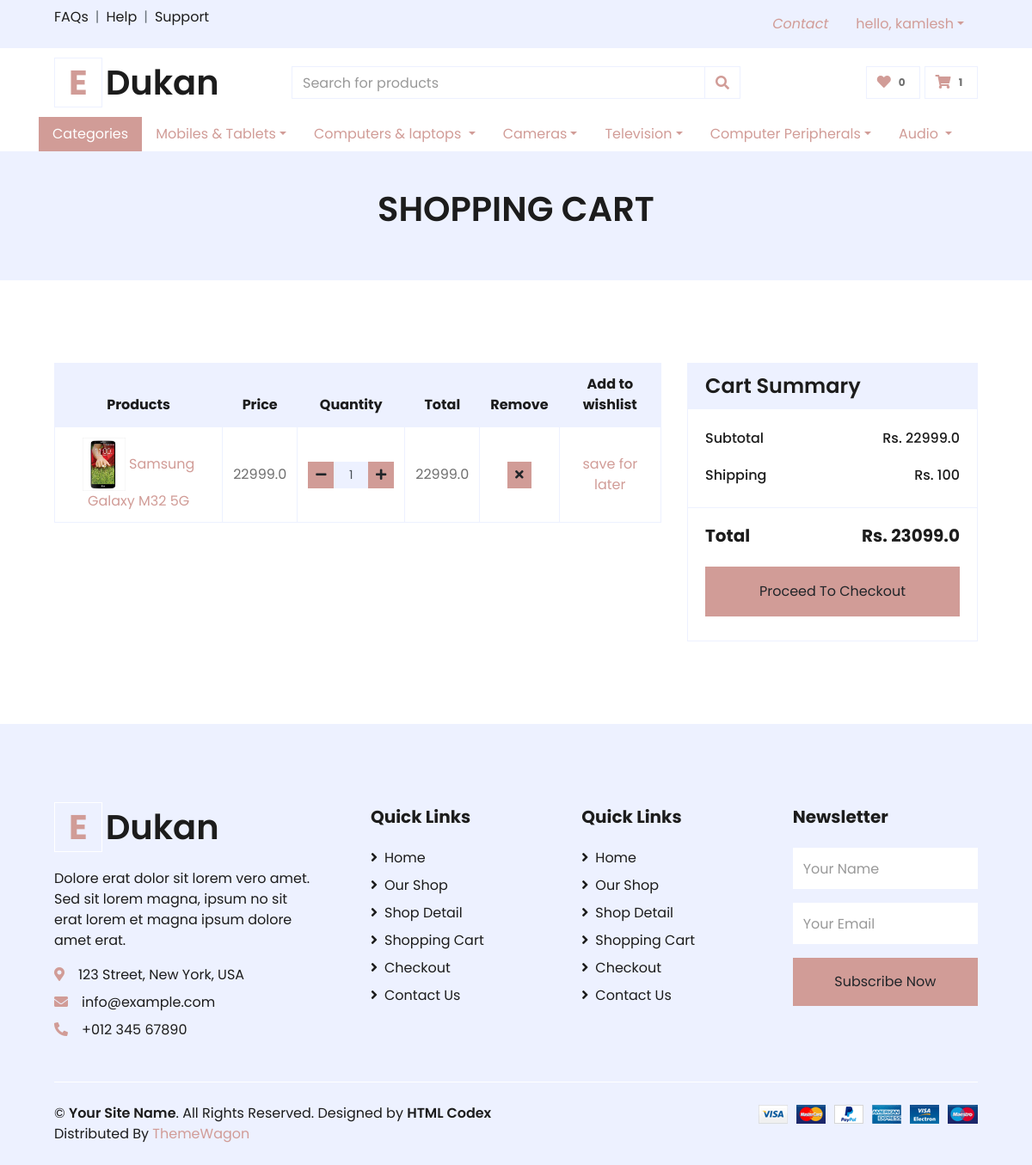
The app's page /cart/ (signed in) with its own data.
### cart/models.py (models this page shows, shortened)
class Cart(models.Model):
    product=models.ForeignKey(Product, on_delete=models.CASCADE)
    customer=models.ForeignKey(User, on_delete=models.CASCADE)
    qty=models.IntegerField(default=0)
    def get_total(self):
        return self.qty* self.product.price

### products/models.py (models this page shows, shortened)
class Product(models.Model):
    seller=models.ForeignKey(Seller, on_delete=models.CASCADE)
    category=models.ForeignKey(Sub_category, on_delete=models.CASCADE)
    product_name=models.CharField(max_length=100)
    image=models.ImageField(upload_to="Item_image/")
    price=models.FloatField()
    discount=models.FloatField()
    actual_price=models.FloatField()
    brand=models.CharField( max_length=100)
    model_name=models.CharField( max_length=100)
    qty=models.IntegerField(default=0)
    desc=models.TextField()
    review_count=models.IntegerField(default=0)
    rating_count=models.FloatField(default=0)

### cart/views.py (the view)
# urls.py: path('', views.cart , name="cart"  ),
def cart(request):
    if  request.user.is_authenticated:
        user=request.user.id
        items=Cart.objects.filter(customer_id=user)
        subtotal=float()
        for i in range(len(items)):
            subtotal+=items[i].product.price*items[i].qty
        context={
        'cart_item':len(Cart.objects.filter(customer_id=request.user.id)),
        'wishlist_item':len(Wishlist.objects.filter(customer_id=request.user.id)),
        'cart_items':Cart.objects.filter(customer_id=request.user.id),
        'subtotal':subtotal,
        'total':subtotal+100
        }
        return render(request, "cart.html",context)
    else:
        return redirect("/customer/login")

### templates/cart.html (shortened to what this page needs)
{% extends 'base.html' %}
{% load static %}
{% block body%}
    <div class="container-fluid bg-secondary mb-5">
        <div class="d-flex flex-column align-items-center justify-content-center" style="min-height: 150px">
            <h1 class="font-weight-semi-bold text-uppercase mb-3">Shopping Cart</h1>
        </div>
    </div>
{% if cart_items%}
    <div class="container-fluid pt-5">
        <div class="row px-xl-5">
            <div class="col-lg-8 table-responsive mb-5">
                <table class="table table-bordered text-center mb-0">
                    <thead class="bg-secondary text-dark">
                        <tr>
                            <th>Products</th>
                            <th>Price</th>
                            <th>Quantity</th>
                            <th>Total</th>
                            <th>Remove</th>
                            <th>Add to wishlist</th>
                        </tr>
                    </thead>
                    <tbody class="align-middle">
                        {% for item in cart_items%}
                        <tr>
                            <td class="align-middle"><img src="/media/Item_image/{{item.product.image}}" alt="" style="width: 50px;">
                                <a href="{% url "products:item_detail" item.product.id %}">{{item.product.product_name}}</a></td>
                            <td  class="align-middle">{{item.product.price}}</td>
                            <td class="align-middle">
                                <div class="input-group quantity mx-auto" style="width: 100px;">
                                    <div class="input-group-btn"><a href={% url "cart:remove_one_cart" item.product.id %}>
                                        <button class="btn btn-sm btn-primary btn-minus" >
                                        <i class="fa fa-minus"></i>
                                        </button> </a>
                                    </div>
                                    <p  class="form-control form-control-sm bg-secondary text-center">{{item.qty}}</p>
                                    <div class="input-group-btn"> <a href={% url "cart:add_one_cart" item.product.id %}>
                                        <button class="btn btn-sm btn-primary btn-plus">
                                             <i class="fa fa-plus"></i>
                                        </button></a>
                                    </div>
                                </div>
                            </td>
                            <td class="align-middle">{{item.get_total}}</td>
                            <td class="align-middle">
                                <a href={% url "cart:delect_from_cart" item.product.id %}>
                                <button class="btn btn-sm btn-primary"><i class="fa fa-times"></i></button>
                            </td>
                            <td class="align-middle">
                                <a href={% url "cart:cart_to_wishlist" item.product.id %}>
                                save for later
                            </td>
                        </tr>
                        {% endfor%}
                    </tbody>
                </table>
            </div>
            <div class="col-lg-4">
                <div class="card border-secondary mb-5">
                    <div class="card-header bg-secondary border-0">
                        <h4 class="font-weight-semi-bold m-0">Cart Summary</h4>
                    </div>
                    <div class="card-body">
                        <div class="d-flex justify-content-between mb-3 pt-1">
                            <h6 class="font-weight-medium">Subtotal</h6>
                            <h6 class="font-weight-medium">Rs. {{subtotal}}</h6>
                        </div>
                        <div class="d-flex justify-content-between">
                            <h6 class="font-weight-medium">Shipping</h6>
                            {% if subtotal %}
                            <h6 class="font-weight-medium">Rs. 100</h6>
                            {% endif%}
                        </div>
                    </div>
                    <div class="card-footer border-secondary bg-transparent">
                        <div class="d-flex justify-content-between mt-2">
                            <h5 class="font-weight-bold">Total</h5>
                            <h5 class="font-weight-bold">Rs. {{total}}</h5>
                        </div>
                       <a href="/checkout"> <button class="btn btn-block btn-primary my-3 py-3">Proceed To Checkout</button>
                       </a>
                    </div>
                </div>
            </div>
        </div>
    </div>
{% else%}
<h2> Empty Cart</h2>
{% endif%}
    {% endblock%}

### templates/base.html (shortened to what this page needs)
{% load static %}
<!DOCTYPE html>
<html lang="en">
<head>
    <link href="https://cdnjs.cloudflare.com/ajax/libs/font-awesome/5.10.0/css/all.min.css" rel="stylesheet">
    <link href="{%static 'lib/owlcarousel/assets/owl.carousel.min.css'%}" rel="stylesheet">
    <link href="{%static 'css/style.css'%}" rel="stylesheet">
</head>
<body>
    <div class="container-fluid">
        <div class="row bg-secondary py-2 px-xl-5">
            <div class="col-lg-6 d-none d-lg-block">
                <div class="d-inline-flex align-items-center">
                    <a class="text-dark" href="">FAQs</a>
                    <span class="text-muted px-2">|</span>
                    <a class="text-dark" href="">Help</a>
                    <span class="text-muted px-2">|</span>
                    <a class="text-dark" href="">Support</a>
                </div>
            </div>
            <div class="col-lg-6 text-center text-lg-right">
                <div class="d-inline-flex align-items-center">
                    <i><a href={% url "core:contact" %} class="nav-item nav-link">Contact</a></i>
                    <div class="nav-item dropdown">
                        {% if request.user.is_authenticated %}
                        <a class="nav-link dropdown-toggle" data-toggle="dropdown">hello, {{request.user.first_name}}</a>
                        {% else%}
                        <a class="nav-link dropdown-toggle" data-toggle="dropdown">Account & List</a>
                        {% endif%}
                    </div>
                </div>
            </div>
        </div>
        <div class="row align-items-center py-3 px-xl-5">
            <div class="col-lg-3 d-none d-lg-block">
                <a href={% url "core:index" %} class="text-decoration-none">
                    <h1 class="m-0 display-5 font-weight-semi-bold"><span class="text-primary font-weight-bold border px-3 mr-1">E</span>Dukan</h1>
                </a>
            </div>
            <div class="col-lg-6 col-6 text-left">
                <form action="">
                    <div class="input-group">
                        <input type="text" class="form-control" placeholder="Search for products">
                        <div class="input-group-append">
                            <span class="input-group-text bg-transparent text-primary">
                                <i class="fa fa-search"></i>
                            </span>
                        </div>
                    </div>
                </form>
            </div>
            <div class="col-lg-3 col-6 text-right">
                <a href="/cart/wishlist" class="btn border">
                    <i class="fas fa-heart text-primary"></i>
                    <span class="badge">{{wishlist_item}}</span>
                </a>
                <a href={% url "cart:cart" %} class="btn border">
                    <i class="fas fa-shopping-cart text-primary"></i>
                    <span class="badge">{{cart_item}}</span>
                </a>
            </div>
        </div>
    </div>
    <div class="container">
    <ul class="nav nav-pills">
        <li class="nav-item">
          <a class="nav-link active" aria-current="page">Categories</a>
        </li>
        <div class="nav-item dropdown">
            <a class="nav-link dropdown-toggle" data-toggle="dropdown">Mobiles & Tablets</a>
        </div>
        <div class="nav-item dropdown">
            <a class="nav-link dropdown-toggle" data-toggle="dropdown">Computers & laptops </a>
        </div>
        <div class="nav-item dropdown">
            <a class="nav-link dropdown-toggle" data-toggle="dropdown">Cameras</a>
        </div>
        <div class="nav-item dropdown">
            <a class="nav-link dropdown-toggle" data-toggle="dropdown">Television</a>
        </div>
        <div class="nav-item dropdown">
            <a class="nav-link dropdown-toggle" data-toggle="dropdown">Computer Peripherals</a>
        </div>
        <div class="nav-item dropdown">
            <a class="nav-link dropdown-toggle" data-toggle="dropdown">Audio </a>
        </div>
      </ul>
    </div>
{% block body%} {% endblock%}
    <div class="container-fluid bg-secondary text-dark mt-5 pt-5">
        <div class="row px-xl-5 pt-5">
            <div class="col-lg-4 col-md-12 mb-5 pr-3 pr-xl-5">
                <a href={% url "core:index" %} class="text-decoration-none">
                    <h1 class="mb-4 display-5 font-weight-semi-bold"><span class="text-primary font-weight-bold border border-white px-3 mr-1">E</span>Dukan</h1>
                </a>
                <p>Dolore erat dolor sit lorem vero amet. Sed sit lorem magna, ipsum no sit erat lorem et magna ipsum dolore amet erat.</p>
                <p class="mb-2"><i class="fa fa-map-marker-alt text-primary mr-3"></i>123 Street, New York, USA</p>
                <p class="mb-2"><i class="fa fa-envelope text-primary mr-3"></i>info@example.com</p>
                <p class="mb-0"><i class="fa fa-phone-alt text-primary mr-3"></i>+012 345 67890</p>
            </div>
            <div class="col-lg-8 col-md-12">
                <div class="row">
                    <div class="col-md-4 mb-5">
                        <h5 class="font-weight-bold text-dark mb-4">Quick Links</h5>
                        <div class="d-flex flex-column justify-content-start">
                            <a class="text-dark mb-2" href="index.html"><i class="fa fa-angle-right mr-2"></i>Home</a>
                            <a class="text-dark mb-2" href="shop.html"><i class="fa fa-angle-right mr-2"></i>Our Shop</a>
                            <a class="text-dark mb-2" href="detail.html"><i class="fa fa-angle-right mr-2"></i>Shop Detail</a>
                            <a class="text-dark mb-2" href="cart.html"><i class="fa fa-angle-right mr-2"></i>Shopping Cart</a>
                            <a class="text-dark mb-2" href="checkout.html"><i class="fa fa-angle-right mr-2"></i>Checkout</a>
                            <a class="text-dark" href="contact.html"><i class="fa fa-angle-right mr-2"></i>Contact Us</a>
                        </div>
                    </div>
                    <div class="col-md-4 mb-5">
                        <h5 class="font-weight-bold text-dark mb-4">Quick Links</h5>
                        <div class="d-flex flex-column justify-content-start">
                            <a class="text-dark mb-2" href="index.html"><i class="fa fa-angle-right mr-2"></i>Home</a>
                            <a class="text-dark mb-2" href="shop.html"><i class="fa fa-angle-right mr-2"></i>Our Shop</a>
                            <a class="text-dark mb-2" href="detail.html"><i class="fa fa-angle-right mr-2"></i>Shop Detail</a>
                            <a class="text-dark mb-2" href="cart.html"><i class="fa fa-angle-right mr-2"></i>Shopping Cart</a>
                            <a class="text-dark mb-2" href="checkout.html"><i class="fa fa-angle-right mr-2"></i>Checkout</a>
                            <a class="text-dark" href="contact.html"><i class="fa fa-angle-right mr-2"></i>Contact Us</a>
                        </div>
                    </div>
                    <div class="col-md-4 mb-5">
                        <h5 class="font-weight-bold text-dark mb-4">Newsletter</h5>
                        <form action="">
                            <div class="form-group">
                                <input type="text" class="form-control border-0 py-4" placeholder="Your Name" required="required" />
                            </div>
                            <div class="form-group">
                                <input type="email" class="form-control border-0 py-4" placeholder="Your Email"
                                    required="required" />
                            </div>
                            <div>
                                <button class="btn btn-primary btn-block border-0 py-3" type="submit">Subscribe Now</button>
                            </div>
                        </form>
                    </div>
                </div>
            </div>
        </div>
        <div class="row border-top border-light mx-xl-5 py-4">
            <div class="col-md-6 px-xl-0">
                <p class="mb-md-0 text-center text-md-left text-dark">
                    &copy; <a class="text-dark font-weight-semi-bold" href="#">Your Site Name</a>. All Rights Reserved. Designed
                    by
                    <a class="text-dark font-weight-semi-bold" href="https://htmlcodex.com">HTML Codex</a><br>
                    Distributed By <a href="https://themewagon.com" target="_blank">ThemeWagon</a>
                </p>
            </div>
            <div class="col-md-6 px-xl-0 text-center text-md-right">
                <img class="img-fluid" src="{%static 'img/payments.png'%}" alt="">
            </div>
        </div>
    </div>
</body>
</html>

### records on screen
Cart: product.image (picture), product.product_name "Samsung Galaxy M32 5G", product.price "22999.0", qty "1", get_total "22999.0"

### other values on screen
{{ request.user.first_name }} "kamlesh"
{{ wishlist_item }} "0"
{{ cart_item }} "1"
{{ subtotal }} "22999.0"
{{ total }} "23099.0"
